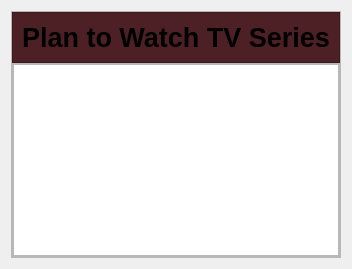
            <widget class="QWidget" name="tv_PLW_page">
             <layout class="QHBoxLayout" name="horizontalLayout_38">
              <item>
               <widget class="QFrame" name="frame_48">
                <property name="frameShape">
                 <enum>QFrame::StyledPanel</enum>
                </property>
                <property name="frameShadow">
                 <enum>QFrame::Raised</enum>
                </property>
                <layout class="QVBoxLayout" name="verticalLayout_23">
                 <property name="spacing">
                  <number>0</number>
                 </property>
                 <property name="leftMargin">
                  <number>0</number>
                 </property>
                 <property name="topMargin">
                  <number>0</number>
                 </property>
                 <property name="rightMargin">
                  <number>0</number>
                 </property>
                 <property name="bottomMargin">
                  <number>0</number>
                 </property>
                 <item alignment="Qt::AlignTop">
                  <widget class="QFrame" name="frame_49">
                   <property name="minimumSize">
                    <size>
                     <width>0</width>
                     <height>50</height>
                    </size>
                   </property>
                   <property name="styleSheet">
                    <string notr="true">background-color: rgb(77, 32, 37);</string>
                   </property>
                   <property name="frameShape">
                    <enum>QFrame::StyledPanel</enum>
                   </property>
                   <property name="frameShadow">
                    <enum>QFrame::Raised</enum>
                   </property>
                   <layout class="QVBoxLayout" name="verticalLayout_24">
                    <item>
                     <widget class="QLabel" name="label_16">
                      <property name="sizePolicy">
                       <sizepolicy hsizetype="Expanding" vsizetype="Preferred">
                        <horstretch>0</horstretch>
                        <verstretch>0</verstretch>
                       </sizepolicy>
                      </property>
                      <property name="minimumSize">
                       <size>
                        <width>0</width>
                        <height>30</height>
                       </size>
                      </property>
                      <property name="font">
                       <font>
                        <pointsize>20</pointsize>
                        <bold>true</bold>
                       </font>
                      </property>
                      <property name="styleSheet">
                       <string notr="true">background-color: rgba(0, 0, 0, 0);</string>
                      </property>
                      <property name="text">
                       <string>Plan to Watch TV Series</string>
                      </property>
                      <property name="alignment">
                       <set>Qt::AlignCenter</set>
                      </property>
                     </widget>
                    </item>
                   </layout>
                  </widget>
                 </item>
                 <item>
                  <widget class="QFrame" name="frame_50">
                   <property name="sizePolicy">
                    <sizepolicy hsizetype="Preferred" vsizetype="Expanding">
                     <horstretch>0</horstretch>
                     <verstretch>0</verstretch>
                    </sizepolicy>
                   </property>
                   <property name="frameShape">
                    <enum>QFrame::StyledPanel</enum>
                   </property>
                   <property name="frameShadow">
                    <enum>QFrame::Raised</enum>
                   </property>
                   <layout class="QHBoxLayout" name="horizontalLayout_39">
                    <property name="spacing">
                     <number>0</number>
                    </property>
                    <property name="leftMargin">
                     <number>0</number>
                    </property>
                    <property name="topMargin">
                     <number>0</number>
                    </property>
                    <property name="rightMargin">
                     <number>0</number>
                    </property>
                    <property name="bottomMargin">
                     <number>0</number>
                    </property>
                    <item>
                     <widget class="QTableView" name="tv_PLW_table"/>
                    </item>
                   </layout>
                  </widget>
                 </item>
                </layout>
               </widget>
              </item>
             </layout>
            </widget>
